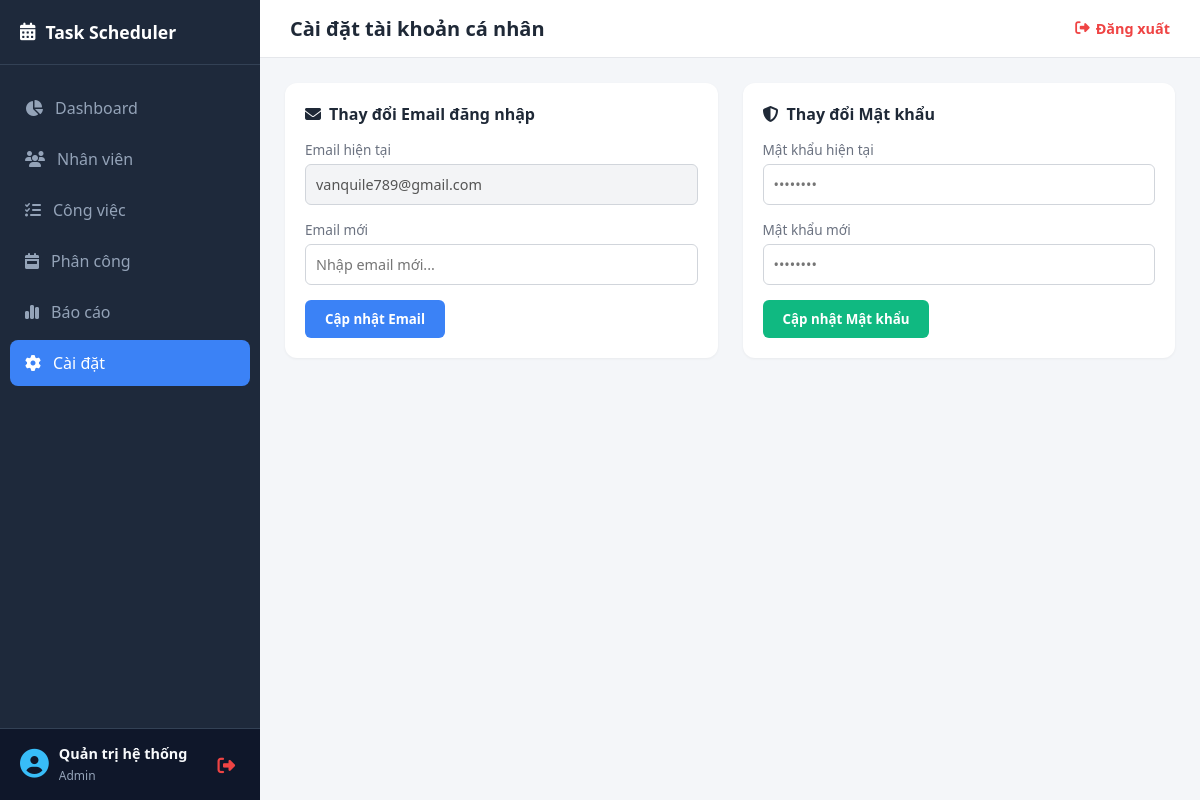
The app's page /settings (signed in) with its own data.
### tables this page shows
CREATE TABLE employees (
        id INTEGER PRIMARY KEY AUTOINCREMENT,
        name TEXT NOT NULL,
        role TEXT NOT NULL,
        email TEXT UNIQUE,
        password TEXT,
        is_admin INTEGER DEFAULT 0
    );

### app.py (the view, shortened to what this page needs)
@app.route("/settings", methods=["GET", "POST"])
def settings():
    if "employee_id" not in session:
        return redirect(url_for("login"))
    conn = get_db()
    cur = conn.cursor()
    current_user_id = session["employee_id"]
    cur.execute("SELECT * FROM employees WHERE id = ?", (current_user_id,))
    current_user = cur.fetchone()
    success_msg = None
    error_msg = None
    cur.execute("SELECT * FROM employees WHERE id = ?", (current_user_id,))
    current_user = cur.fetchone()
    conn.close()
    return render_template("settings.html", current_user=current_user, success_msg=success_msg, error_msg=error_msg, is_admin=session.get("is_admin", 0))

### app.py (called while the page is built)
def get_db():
    conn = sqlite3.connect(DB_NAME)
    conn.row_factory = sqlite3.Row
    return conn

### templates/settings.html (shortened to what this page needs)
<!DOCTYPE html>
<html lang="vi">
<head>
    <link rel="stylesheet" href="https://cdnjs.cloudflare.com/ajax/libs/font-awesome/6.4.0/css/all.min.css">
</head>
<body>
    <div class="sidebar">
        <div class="sidebar-brand"><i class="fa-solid fa-calendar-days"></i> Task Scheduler</div>
        <ul class="sidebar-menu">
            <li><a href="/"><i class="fa-solid fa-chart-pie"></i> Dashboard</a></li>
            {% if is_admin == 1 %}
            <li><a href="/employees"><i class="fa-solid fa-users"></i> Nhân viên</a></li>
            {% endif %}
            <li><a href="/tasks"><i class="fa-solid fa-list-check"></i> Công việc</a></li>
            <li><a href="/schedules"><i class="fa-solid fa-calendar-week"></i> Phân công</a></li>
            <li><a href="/reports"><i class="fa-solid fa-chart-simple"></i> Báo cáo</a></li>
            <li class="active"><a href="/settings"><i class="fa-solid fa-gear"></i> Cài đặt</a></li>
        </ul>
        <div class="sidebar-user">
            <div style="display: flex; align-items: center; gap: 10px; overflow: hidden;">
                <i class="fa-solid fa-circle-user" style="font-size: 1.8rem; color: #38bdf8;"></i>
                <div style="overflow: hidden; text-overflow: ellipsis; white-space: nowrap;">
                    <div style="font-size: 0.9rem; font-weight: bold; color: #f8fafc;">{{ session.get('employee_name', 'Người dùng') }}</div>
                    <small style="font-size: 0.75rem; color: #94a3b8;">{{ session.get('employee_role', 'Nhân viên') }}</small>
                </div>
            </div>
            <a href="/logout" title="Đăng xuất" style="color: #ef4444; font-size: 1.1rem; text-decoration: none; padding: 5px;"><i class="fa-solid fa-right-from-bracket"></i></a>
        </div>
    </div>
    <div class="main-content">
        <div class="header">
            <div class="header-title">Cài đặt tài khoản cá nhân</div>
            <a href="/logout" class="logout-btn"><i class="fa-solid fa-right-from-bracket"></i> Đăng xuất</a>
        </div>
        <div class="container">
            <div class="panel">
                <div class="panel-title"><i class="fa-solid fa-envelope"></i> Thay đổi Email đăng nhập</div>
                <form method="POST">
                    <div class="form-group">
                        <label>Email hiện tại</label>
                        <input type="email" class="form-control" value="{{ current_user.email }}" disabled style="background: #f3f4f6;">
                    </div>
                    <div class="form-group">
                        <label>Email mới</label>
                        <input type="email" class="form-control" name="new_email" placeholder="Nhập email mới..." required>
                    </div>
                    <button type="submit" class="btn-primary">Cập nhật Email</button>
                </form>
            </div>
            <div class="panel">
                <div class="panel-title"><i class="fa-solid fa-shield-halved"></i> Thay đổi Mật khẩu</div>
                <form method="POST">
                    <div class="form-group">
                        <label>Mật khẩu hiện tại</label>
                        <input type="password" class="form-control" placeholder="••••••••" name="current_password" required>
                    </div>
                    <div class="form-group">
                        <label>Mật khẩu mới</label>
                        <input type="password" class="form-control" placeholder="••••••••" name="new_password" required>
                    </div>
                    <button type="submit" class="btn-primary" style="background-color: var(--success-color);">Cập nhật Mật khẩu</button>
                </form>
            </div>
        </div>
    </div>
</body>
</html>

### templates/settings.html (style rules this page uses)
:root { --bg-color: #f4f6f9; --sidebar-bg: #1e293b; --card-bg: #ffffff; --primary-color: #3b82f6; --success-color: #10b981; --danger-color: #ef4444; --text-main: #1f2937; --text-secondary: #6b7280; }
* { box-sizing: border-box; margin: 0; padding: 0; font-family: 'Segoe UI', Tahoma, Geneva, Verdana, sans-serif; }
body { background-color: var(--bg-color); display: flex; height: 100vh; overflow: hidden; }
.sidebar { width: 260px; background-color: var(--sidebar-bg); color: #fff; display: flex; flex-direction: column; height: 100vh; }
.sidebar-brand { padding: 20px; font-size: 1.1rem; font-weight: bold; display: flex; align-items: center; gap: 10px; border-bottom: 1px solid #334155; }
.sidebar-menu { list-style: none; padding: 20px 10px; flex: 1; }
.sidebar-menu li { padding: 12px 15px; border-radius: 8px; margin-bottom: 5px; cursor: pointer; display: flex; align-items: center; gap: 12px; color: #94a3b8; transition: 0.2s; }
.sidebar-menu li a { color: inherit; text-decoration: none; display: flex; align-items: center; gap: 12px; width: 100%; }
.sidebar-menu li.active, .sidebar-menu li:hover { background-color: var(--primary-color); color: #fff; }
.sidebar-user { margin-top: auto; padding: 15px 20px; border-top: 1px solid #334155; display: flex; align-items: center; justify-content: space-between; background: #0f172a; }
.main-content { flex: 1; display: flex; flex-direction: column; overflow-y: auto; }
.header { background: var(--card-bg); padding: 15px 30px; display: flex; justify-content: space-between; align-items: center; border-bottom: 1px solid #e5e7eb; }
.header-title { font-size: 1.25rem; font-weight: bold; color: var(--text-main); }
.logout-btn { color: var(--danger-color); text-decoration: none; font-weight: 600; font-size: 0.9rem; display: flex; align-items: center; gap: 6px; }
.container { padding: 25px; display: grid; grid-template-columns: 1fr 1fr; gap: 25px; }
.panel { background: var(--card-bg); padding: 20px; border-radius: 12px; box-shadow: 0 1px 3px rgba(0,0,0,0.05); height: fit-content; }
.panel-title { font-size: 1rem; font-weight: bold; margin-bottom: 15px; display: flex; align-items: center; gap: 8px; color: var(--text-main); }
.form-group { margin-bottom: 15px; }
.form-group label { display: block; font-size: 0.85rem; color: var(--text-secondary); margin-bottom: 5px; }
.form-control { width: 100%; padding: 10px; border: 1px solid #d1d5db; border-radius: 6px; font-size: 0.9rem; outline: none; }
.btn-primary { background: var(--primary-color); color: white; border: none; padding: 10px 20px; border-radius: 6px; font-weight: bold; cursor: pointer; }

### records on screen
employees: get "Quản trị hệ thống", get "Admin", email "vanquile789@gmail.com"
